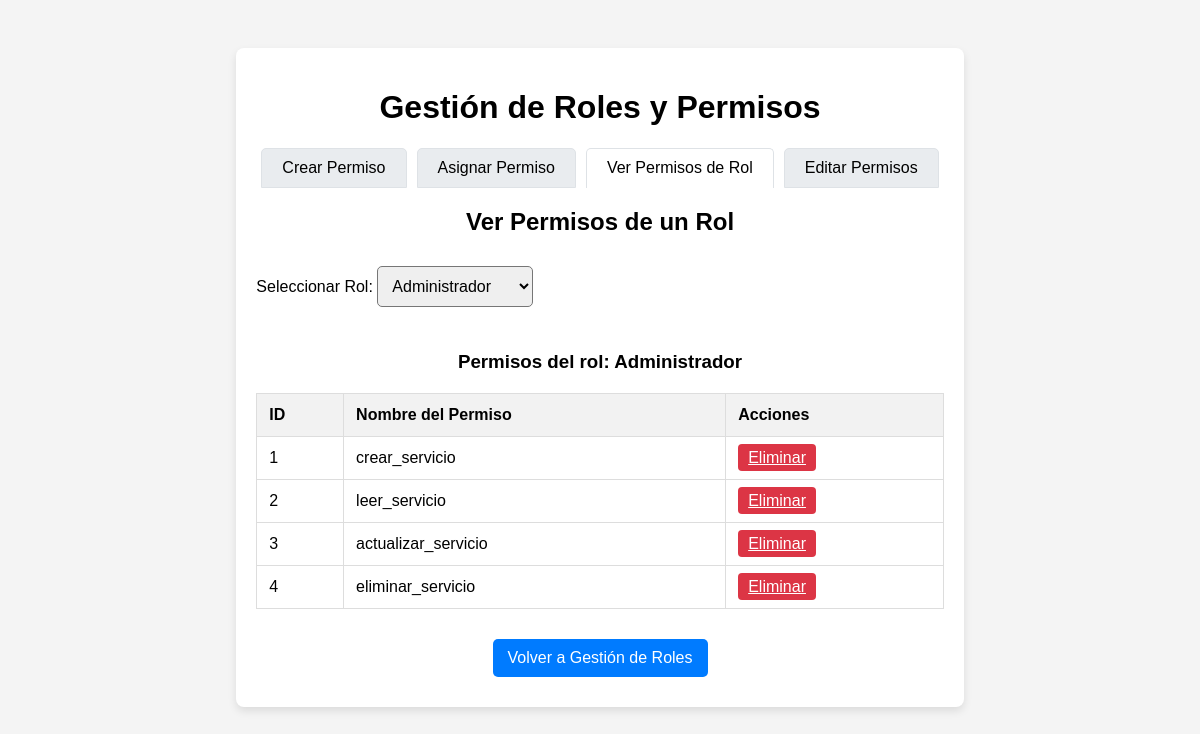
Before: /manage_roles.php?ver_rol=1 with the older database file.
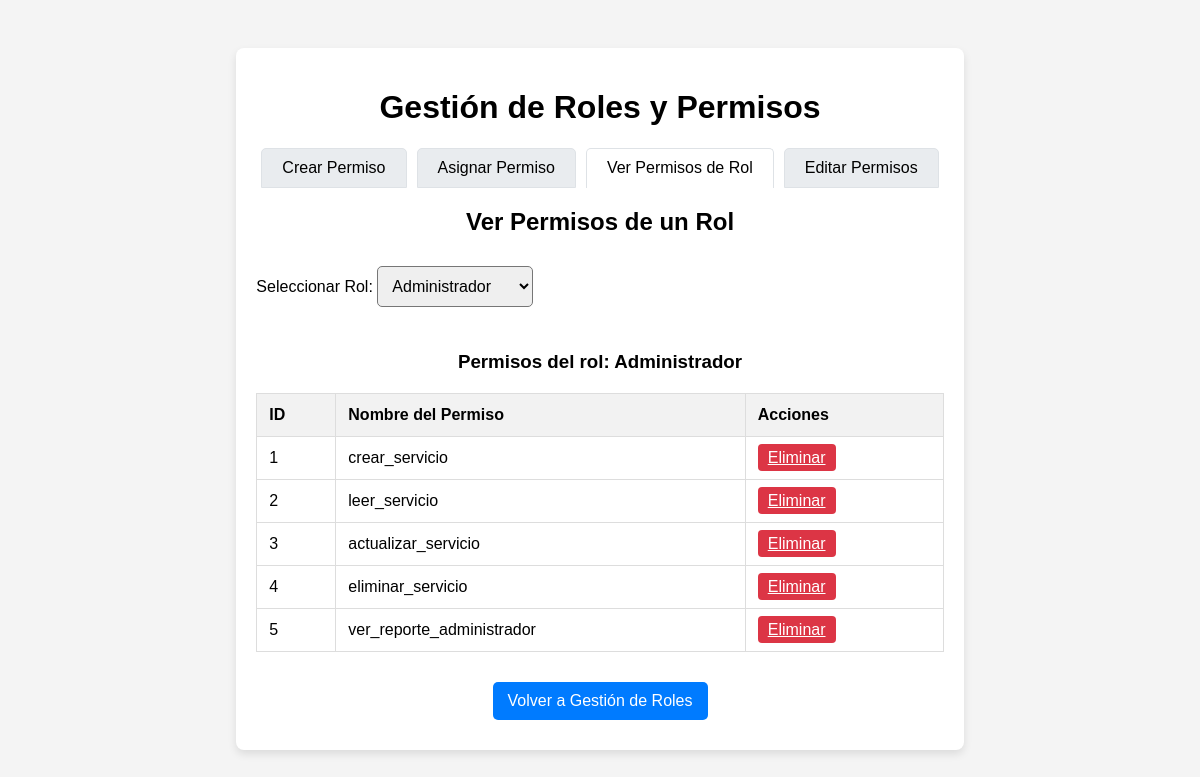
After: the same page with the newer database file.
### tables this page shows
CREATE TABLE `permisos` (
  `id` int(11) NOT NULL,
  `nombre` varchar(50) NOT NULL,
  `descripcion` text DEFAULT NULL
);

### manage_roles.php (the view, shortened to what this page needs)
<?php
require_once 'config.php';
function obtenerRoles($conn) {
    $sqlRoles = "SELECT id, nombre FROM roles";
    return $conn->query($sqlRoles);
}
function obtenerPermisosDeRol($conn, $rol_id) {
    $sql = "SELECT p.id, p.nombre FROM permisos p
            INNER JOIN rol_permisos rp ON p.id = rp.permiso_id
            WHERE rp.rol_id = ?";
    $stmt = $conn->prepare($sql);
    $stmt->bind_param("i", $rol_id);
    $stmt->execute();
    return $stmt->get_result();
}
$resultRoles = obtenerRoles($conn);
if (isset($_GET['ver_rol']) && !empty($_GET['ver_rol'])) {
    $rol_id = $_GET['ver_rol'];
    $sqlRolNombre = "SELECT nombre FROM roles WHERE id = ?";
    $stmt = $conn->prepare($sqlRolNombre);
    $stmt->bind_param("i", $rol_id);
    $stmt->execute();
    $resultRolNombre = $stmt->get_result();
    $rolNombre = $resultRolNombre->fetch_assoc()['nombre'];
    $permisosDelRol = obtenerPermisosDeRol($conn, $rol_id);
}
?>
<!DOCTYPE html>
<html lang="es">
<head>
</head>
<body>
    <div class="container">
        <h1>Gestión de Roles y Permisos</h1>
        <div class="tabs">
            <div class="tab" onclick="openTab(event, 'crear_permiso')">Crear Permiso</div>
            <div class="tab active" onclick="openTab(event, 'asignar')">Asignar Permiso</div>
            <div class="tab" onclick="openTab(event, 'ver')">Ver Permisos de Rol</div>
            <div class="tab" onclick="openTab(event, 'editar')">Editar Permisos</div>
        </div>
                        <?php
                        $resultRoles->data_seek(0);
                        ?>
        <div id="ver" class="tab-content">
            <h2>Ver Permisos de un Rol</h2>
            <form method="GET">
                <div class="form-group">
                    <label for="ver_rol">Seleccionar Rol:</label>
                    <select name="ver_rol" onchange="this.form.submit()" required>
                        <?php
                        $resultRoles->data_seek(0);
                        while ($rol = $resultRoles->fetch_assoc()) {
                            $selected = (isset($_GET['ver_rol']) && $_GET['ver_rol'] == $rol['id']) ? 'selected' : '';
                        ?>
                            <option value="<?php echo $rol['id']; ?>" <?php echo $selected; ?>><?php echo $rol['nombre']; ?></option>
                        <?php } ?>
                    </select>
                </div>
            </form>
            <?php if (isset($_GET['ver_rol']) && !empty($_GET['ver_rol'])): ?>
                <h3>Permisos del rol: <?php echo $rolNombre; ?></h3>
                <?php if ($permisosDelRol->num_rows > 0): ?>
                    <table>
                        <thead>
                            <tr>
                                <th>ID</th>
                                <th>Nombre del Permiso</th>
                                <th>Acciones</th>
                            </tr>
                        </thead>
                        <tbody>
                            <?php while ($permiso = $permisosDelRol->fetch_assoc()): ?>
                                <tr>
                                    <td><?php echo $permiso['id']; ?></td>
                                    <td><?php echo $permiso['nombre']; ?></td>
                                    <td>
                                        <a href="?eliminar_permiso=<?php echo $permiso['id']; ?>&rol_id=<?php echo $_GET['ver_rol']; ?>"
                                           class="action-button"
                                           onclick="return confirm('¿Estás seguro de eliminar este permiso del rol?')">
                                            Eliminar
                                        </a>
                                    </td>
                                </tr>
                            <?php endwhile; ?>
                        </tbody>
                    </table>
                <?php else: ?>
                    <p>Este rol no tiene permisos asignados.</p>
                <?php endif; ?>
            <?php endif; ?>
        </div>
        <div style="margin-top: 20px;">
            <button onclick="window.location.href='roles.php'">Volver a Gestión de Roles</button>
        </div>
    </div>
</body>
</html>

Changed rows visible on the page:
added permisos: id "5", nombre "ver_reporte_administrador"
